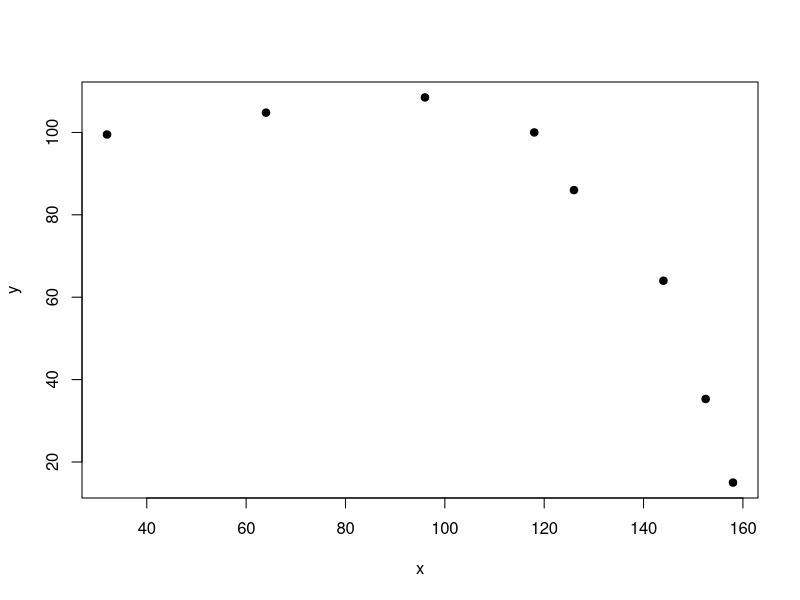

This chart was generated by the following R code:
## ---- chunk 1
# mulai dari nol
rm(list=ls())

# libraries
library(dplyr)
library(ggplot2)
## ---- chunk 2
# ini data contoh
x = c(32,64,96,118,126,144,152.5,158)
y = c(99.5,104.8,108.5,100,86,64,35.3,15)

# we will make y the response variable and x the predictor
# the response variable is usually on the y-axis
plot(x,y,pch=19)

## ---- chunk 3
# linear regression
model1 = lm(y~x)
model1
## ---- chunk 4
n = length(x)
sum_xi = sum(x)
sum_xi_yi = sum(x*y)
sum_yi = sum(y)

A = matrix(c(n,sum_xi,sum_xi,sum_xi_yi),nrow = 2,byrow = T)
A
A_inv = solve(A)
A_inv
b = c(sum_yi,sum_xi_yi)

A_inv %*% b
